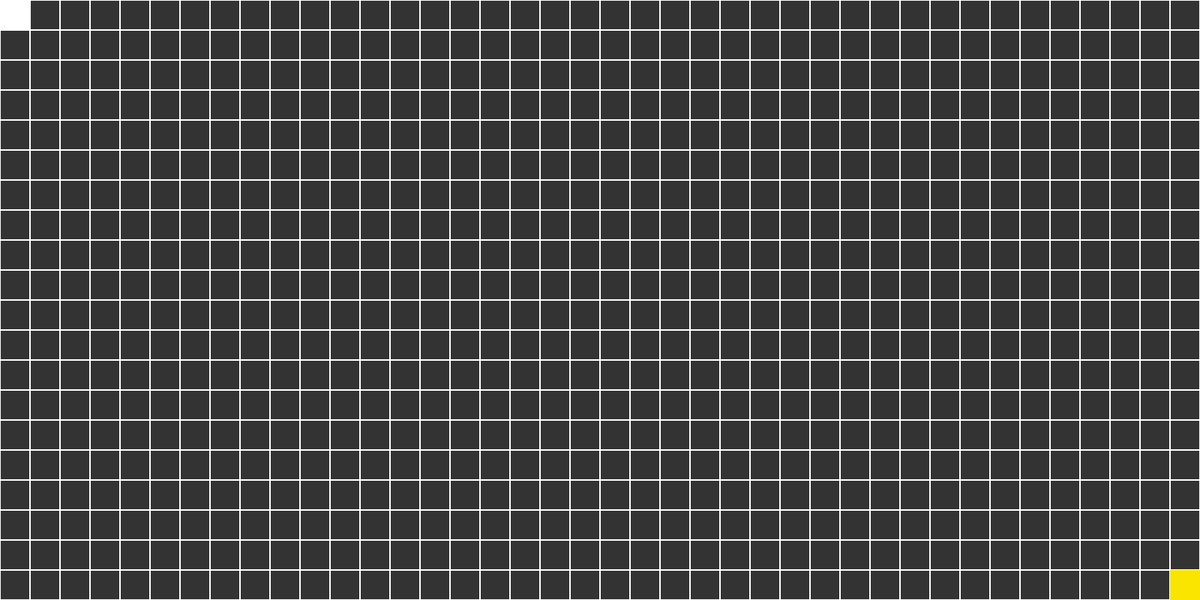
Frame 1 (no input)
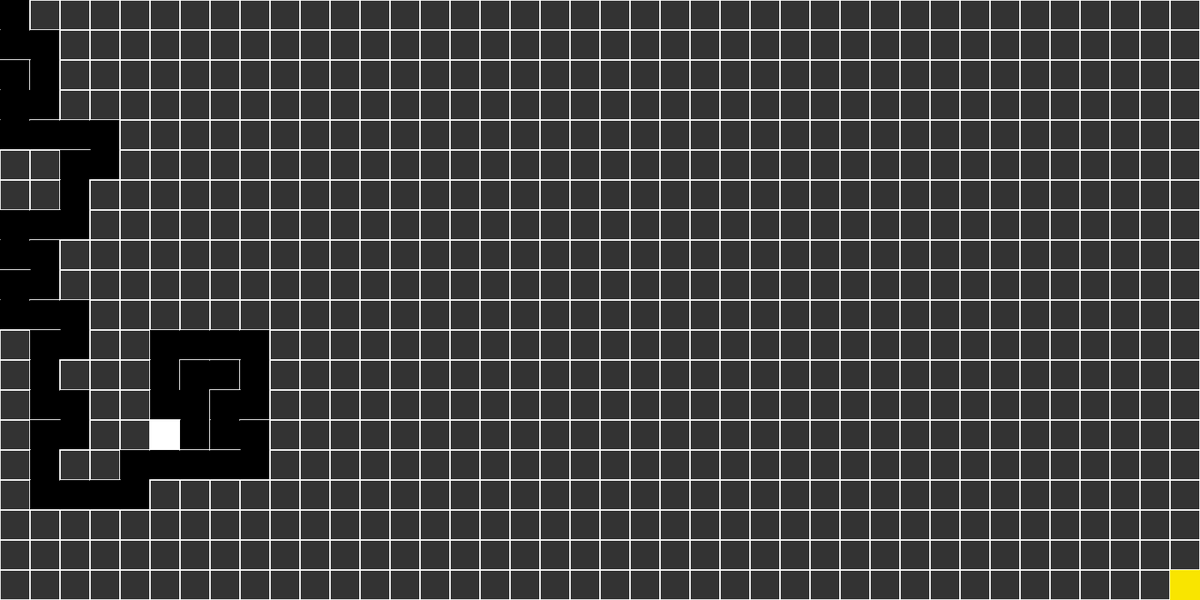
Frame 60 (no input)
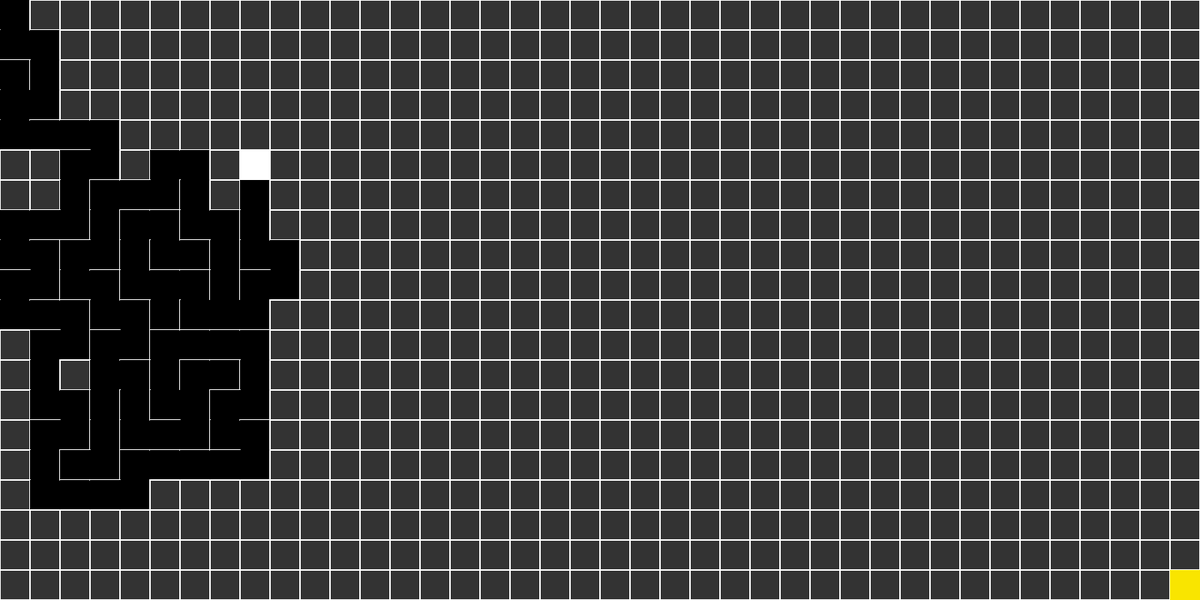
Frame 120 (the mouse pressed at the canvas centre since frame 60)

The p5.js sketch that drew these frames (run headless with seeded random() and noise() and a simulated clock; from frame 60 on, the mouse is pressed at the canvas centre):

// p5.js sketch
// ── sketch.js
var cols, rows;
var w = 40;
var grid = [];
let runnerPath = [];

var current;
let currRunner;

var stack = [];
let comingFrom;
let failed = false;

function stopRunner() {
    noLoop()
}

function startRunner() {
    loop()
}

function step(up, right, down, left, from) {
    let directions = ["Down", "Right", "Up", "Left"];
    let possibleDirs = {
        "Up": up,
        "Right": right,
        "Down": down,
        "Left": left,
    }
    let index = directions.indexOf(from) + 1;
    while (!possibleDirs[directions[index % 4]]) {
        index++;
    }

    r = directions[index % 4]
    return r;
}



function setup() {
    createCanvas(1600, 800);
    resetSketch();
}

function resetSketch() {
    runnerPath = [];
    grid = [];
    stack = [];
    cols = floor(width / w);
    rows = floor(height / w);
    //frameRate(5);

    for (var j = 0; j < rows; j++) {
        for (var i = 0; i < cols; i++) {
            var cell = new Cell(i, j);
            grid.push(cell);
        }
    }
    grid[grid.length - 1].finish = true;

    for (var j = 0; j < rows; j++) {
        for (var i = 0; i < cols; i++) {
            var run_path = new Runner(i, j);
            runnerPath.push(run_path);
        }
    }

    current = grid[0];
    currRunner = runnerPath[0];
}

function draw() {
    background(51);

    for (var i = 0; i < grid.length; i++) {
        runnerPath[i].show();
    }
    for (var i = 0; i < grid.length; i++) {
        grid[i].show();
        if (grid[i].finish) {
            fill(249, 229, 0)
            noStroke()
            rect(grid[i].i * w, grid[i].j * w, w, w);
        }
    }
    let counter = 0;
    for (const cl of grid) {
        if (cl.visited) {
            counter++;
        }
    }
    if (counter == grid.length) {
        frameRate(15)

        if (failed) {
            alert("YOU HIT A WALL!")
            noLoop()
        } else {
            if (grid[currRunner.index].finish) {
                alert("DONE!")
                noLoop()
            }
            currRunner.visited = true;
            currRunner.visitedCount++;
            currRunner.show()
            currRunner.highlight()
            let possibleDirs = currRunner.checkPossibleDirections();
            let nextRunner;
            let dir = step(possibleDirs[0], possibleDirs[1], possibleDirs[2], possibleDirs[3], comingFrom)

            nextRunner = currRunner.goTo(dir)[0]
            let nextCell = currRunner.goTo(dir)[1]
            comingFrom = getOppositeDir(dir);

            if (nextRunner) {
                nextRunner.visited = true;


                currRunner = nextRunner;
            }
            switch (dir) {
                case "Up":
                    if (nextCell.walls[2]) {
                        failed = true;
                    }
                    break;
                case "Right":
                    if (nextCell.walls[3]) {
                        failed = true;
                    }
                    break;
                case "Down":
                    if (nextCell.walls[0]) {
                        failed = true;
                    }
                    break;
                case "Left":
                    if (nextCell.walls[1]) {
                        failed = true;
                    }
                    break;
            }
        }

    } else {
        current.visited = true;
        current.highlight();
        // STEP 1
        var next = current.checkNeighbors();
        if (next) {
            next.visited = true;

            // STEP 2
            stack.push(current);

            // STEP 3
            removeWalls(current, next);

            // STEP 4
            current = next;
        } else if (stack.length > 0) {
            current = stack.pop();
        }
        let counter = 0;
        for (const cl of grid) {
            if (cl.visited) {
                counter++;
            }
        }
        if (counter == grid.length) {

            console.log("DONE");
            if (grid[0].walls[1]) {
                comingFrom = "Up"
            } else {
                comingFrom = "Left"
            }
        }
    }


}

function index(i, j) {
    if (i < 0 || j < 0 || i > cols - 1 || j > rows - 1) {
        return -1;
    }
    return i + j * cols;
}


function removeWalls(a, b) {
    var x = a.i - b.i;
    if (x === 1) {
        a.walls[3] = false;
        b.walls[1] = false;
    } else if (x === -1) {
        a.walls[1] = false;
        b.walls[3] = false;
    }
    var y = a.j - b.j;
    if (y === 1) {
        a.walls[0] = false;
        b.walls[2] = false;
    } else if (y === -1) {
        a.walls[2] = false;
        b.walls[0] = false;
    }
}

function getOppositeDir(fr) {
    switch (fr) {
        case "Up":
            return "Down";
        case "Right":
            return "Left";
        case "Down":
            return "Up";
        case "Left":
            return "Right";
    }
}
// ── cell.js
function Cell(i, j) {
    this.i = i;
    this.j = j;
    this.walls = [true, true, true, true];
    this.visited = false;
    this.finish = false;

    this.checkNeighbors = function() {
        var neighbors = [];

        var top = grid[index(i, j - 1)];
        var right = grid[index(i + 1, j)];
        var bottom = grid[index(i, j + 1)];
        var left = grid[index(i - 1, j)];

        if (top && !top.visited) {
            neighbors.push(top);
        }
        if (right && !right.visited) {
            neighbors.push(right);
        }
        if (bottom && !bottom.visited) {
            neighbors.push(bottom);
        }
        if (left && !left.visited) {
            neighbors.push(left);
        }

        if (neighbors.length > 0) {
            var r = floor(random(0, neighbors.length));
            return neighbors[r];
        } else {
            return undefined;
        }


    }
    this.highlight = function() {
        var x = this.i * w;
        var y = this.j * w;
        noStroke();
        fill(255);
        rect(x, y, w, w);

    }

    this.show = function() {
        var x = this.i * w;
        var y = this.j * w;
        stroke(255);
        strokeWeight(2)
        if (this.walls[0]) {
            line(x, y, x + w, y);
        }
        if (this.walls[1]) {
            line(x + w, y, x + w, y + w);
        }
        if (this.walls[2]) {
            line(x + w, y + w, x, y + w);
        }
        if (this.walls[3]) {
            line(x, y + w, x, y);
        }
        if (this.visited) {
            noStroke();
            fill(0);
            rect(x, y, w, w);
        }

    }
}
// ── runner.js
function Runner(i, j) {
    this.i = i;
    this.j = j;
    this.walls = [true, true, true, true];
    this.visited = false;
    this.visitedCount = 0;

    this.index = this.i + this.j * cols

    this.checkPossibleDirections = function() {
        // up,right,down,left
        var directions = [];

        var up = grid[index(i, j - 1)];
        var right = grid[index(i + 1, j)];
        var down = grid[index(i, j + 1)];
        var left = grid[index(i - 1, j)];

        if (grid[this.index].walls[0]) {
            directions.push(false);
        } else {
            directions.push(true);
        }

        if (grid[this.index].walls[1]) {
            directions.push(false);
        } else {
            directions.push(true);
        }

        if (grid[this.index].walls[2]) {
            directions.push(false);
        } else {
            directions.push(true);
        }

        if (grid[this.index].walls[3]) {
            directions.push(false);
        } else {
            directions.push(true);
        }
        return directions
    }

    this.goTo = function(directionToGo) {
        if (directionToGo == 'Up') {
            return [runnerPath[index(i, j - 1)], grid[index(i, j - 1)]];
        } else if (directionToGo == 'Right') {
            return [runnerPath[index(i + 1, j)], grid[index(i + 1, j)]];
        } else if (directionToGo == 'Down') {
            return [runnerPath[index(i, j + 1)], grid[index(i, j + 1)]];
        } else if (directionToGo == 'Left') {
            return [runnerPath[index(i - 1, j)], grid[index(i - 1, j)]];
        } else {
            return undefined;
        }
    }
    this.highlight = function() {
        var x = this.i * w;
        var y = this.j * w;
        noStroke();
        fill(0, 255, 165);
        rect(x, y, w, w);
    }

    this.show = function() {
        var x = this.i * w;
        var y = this.j * w;

        if (this.visited) {
            if (this.visitedCount < 5) {
                noStroke();
                fill(107, 203, 255, 85 * this.visitedCount);
                rect(x, y, w, w);
            } else {
                noStroke();
                fill(107, 203, 255, 255);
                rect(x, y, w, w);
            }
        }
    }


}
// ── solution.js
function step(up, right, down, left, from) {
    let directions = ["Down", "Right", "Up", "Left"];
    let possibleDirs = {
        "Up": up,
        "Right": right,
        "Down": down,
        "Left": left,
    }
    let countOfPossibilities = 0;
    for (const poss in possibleDirs) {
        if (possibleDirs[poss]) {
            countOfPossibilities++;
        }
    }
    if (countOfPossibilities > 1) {

        possibleDirs[from] = false;
    }
    let r;
    let index = directions.indexOf(from);
    while (!possibleDirs[directions[index % 4]]) {
        index++;
        if (index > 10) {
            noLoop()
            break;
        }
    }

    r = directions[index % 4]
    return r;
}
